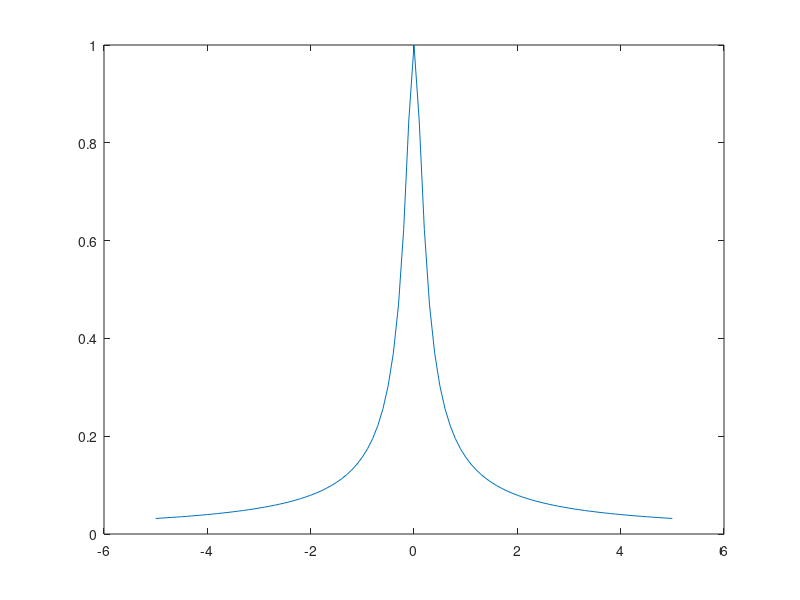

The MATLAB source for this figure:

%grafico funzione esp
%ascissa frequenza,vettore frequenze
f=linspace(-5,5,101);
T=1;
S=T./(1+1i*2*pi*f*T);
ampiezza=abs(S);
plot(f,ampiezza);
